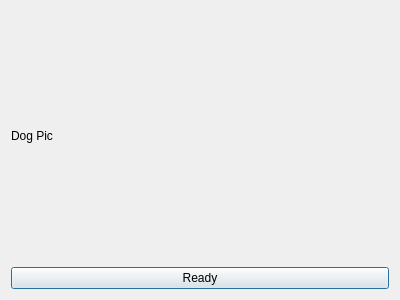
<?xml version="1.0" encoding="UTF-8"?>
<ui version="4.0">
 <class>Dialog</class>
 <widget class="QDialog" name="Dialog">
  <property name="geometry">
   <rect>
    <x>0</x>
    <y>0</y>
    <width>400</width>
    <height>300</height>
   </rect>
  </property>
  <property name="windowTitle">
   <string>Dialog</string>
  </property>
  <layout class="QHBoxLayout" name="horizontalLayout">
   <item>
    <layout class="QVBoxLayout" name="verticalLayout">
     <item>
      <widget class="QLabel" name="lbl_image">
       <property name="text">
        <string>Dog Pic</string>
       </property>
      </widget>
     </item>
     <item>
      <widget class="QPushButton" name="pushButton">
       <property name="text">
        <string>Ready</string>
       </property>
      </widget>
     </item>
    </layout>
   </item>
  </layout>
 </widget>
 <resources/>
 <connections/>
</ui>
